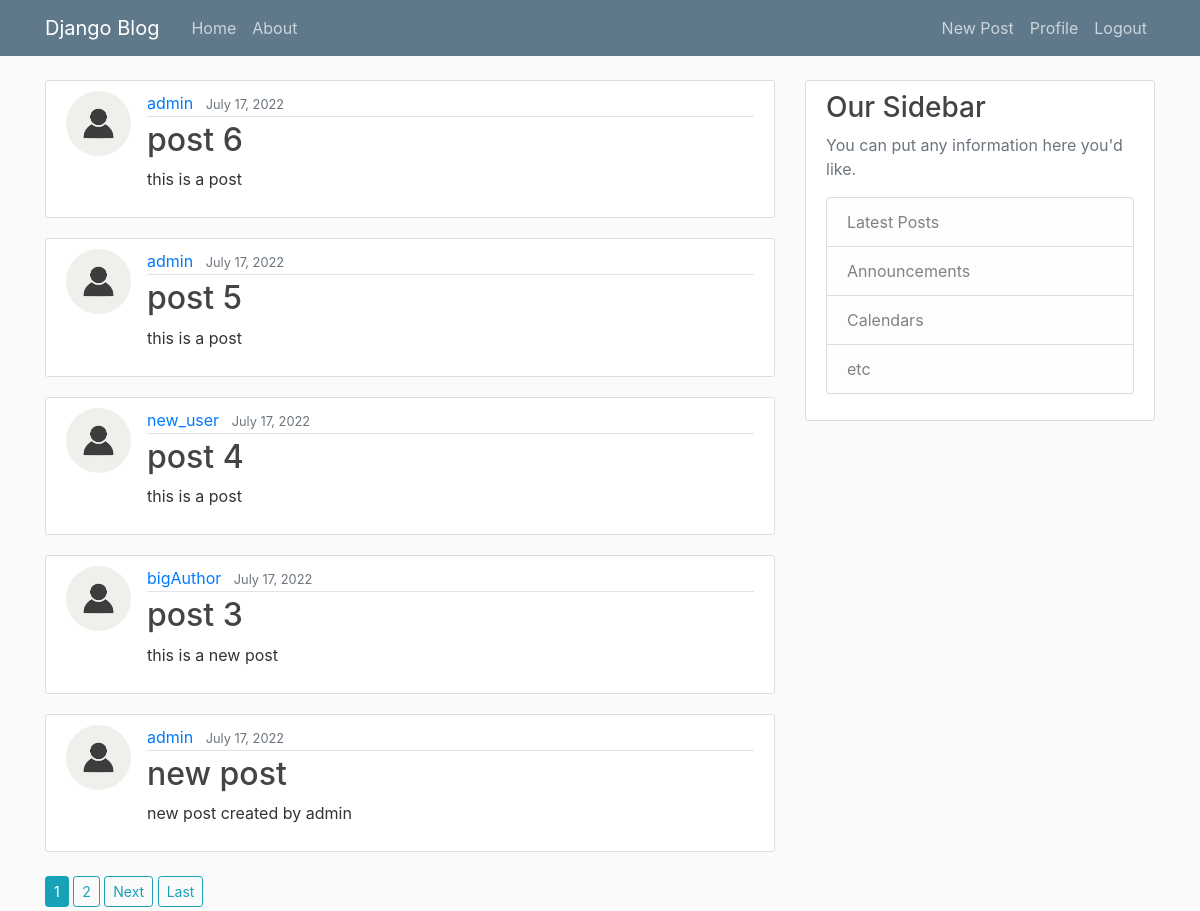
The app's page / (signed in) with its own data.
### blog/models.py (models this page shows, shortened)
class Post(models.Model):
    title = models.CharField(max_length=100)
    content = models.TextField()
    date_posted = models.DateTimeField(default=timezone.now)
    author = models.ForeignKey(User, on_delete=models.CASCADE)

### users/models.py (models this page shows, shortened)
class Profile(models.Model):
    user = models.OneToOneField(User, on_delete=models.CASCADE)
    image = models.ImageField(upload_to='profile_pics', default='default.png')

### blog/views.py (the view)
# urls.py: path("", PostListView.as_view(), name='blog-home'),
class PostListView(LoginRequiredMixin, ListView):
    model = Post
    template_name = 'blog/home.html'
    context_object_name = 'posts'
    ordering = ['-date_posted']
    paginate_by = 5

### blog/templates/blog/home.html (shortened to what this page needs)
{% extends "blog/base.html" %}
{% block content %}
  {% for post in posts %}
    <article class="media content-section">
      <img class="rounded-circle article-img" src="{{ post.author.profile.image.url }}" alt="author-profile">
      <div class="media-body">
        <div class="article-metadata">
          <a class="mr-2" href="{% url 'user-posts' post.author.username %}">{{ post.author }}</a>
          <small class="text-muted">{{ post.date_posted | date:"F d, Y" }}</small>
        </div>
        <h2><a class="article-title" href="{% url 'post-detail' post.id %}">{{ post.title }}</a></h2>
        <p class="article-content">{{ post.content }}</p>
      </div>
    </article>
  {% endfor %}
  {% if is_paginated %}
    {% for num in page_obj.paginator.page_range %}
      {% if page_obj.number == num %}
        <a class="btn btn-sm btn-info mb-1 mt-1" href="?page={{ num }}">{{ num }}</a>
      {% elif num > page_obj.number|add:'-3' and num < page_obj.number|add:'3' %}
        <a class="btn btn-sm btn-outline-info mb-1 mt-1" href="?page={{ num }}">{{ num }}</a>
      {% endif %}
    {% endfor %}
    {% if page_obj.has_next %}
      <a class="btn btn-sm btn-outline-info mb-1 mt-1" href="?page={{ page_obj.next_page_number }}">Next</a>
      <a class="btn btn-sm btn-outline-info mb-1 mt-1" href="?page={{ page_obj.paginator.num_pages }}">Last</a>
    {% endif %}
  {% endif %}
{% endblock content %}

### blog/static/blog/main.css (style rules this page uses)
body { background: #fafafa; color: #333333; margin-top: 5rem; }
h1, h2, h3, h4, h5, h6 { color: #444444; }
.content-section { background: #ffffff; padding: 10px 20px; border: 1px solid #dddddd; border-radius: 3px; margin-bottom: 20px; }
.article-title { color: #444444; }
.article-content { white-space: pre-line; }
.article-img { height: 65px; width: 65px; margin-right: 16px; }
.article-metadata { padding-bottom: 1px; margin-bottom: 4px; border-bottom: 1px solid #e3e3e3 }

### records on screen
Post: author.profile.image (picture), author "admin", date_posted "July 17, 2022", title "post 6", content "this is a post"
Post: author.profile.image (picture), author "admin", date_posted "July 17, 2022", title "post 5", content "this is a post"
Post: author.profile.image (picture), author "new_user", date_posted "July 17, 2022", title "post 4", content "this is a post"
Post: author.profile.image (picture), author "bigAuthor", date_posted "July 17, 2022", title "post 3", content "this is a new post"
Post: author.profile.image (picture), author "admin", date_posted "July 17, 2022", title "new post", content "new post created by admin"

### other values on screen
{{ num }} "1"
{{ num }} "2"
